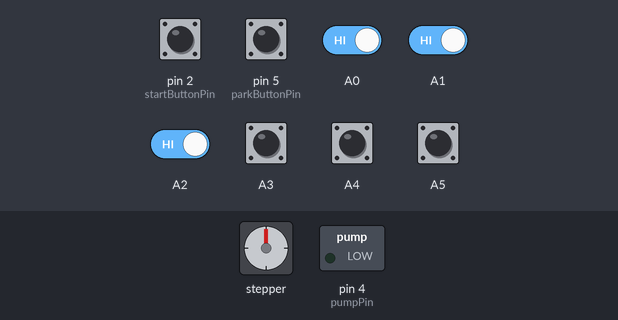
The sketch below on a simulated Arduino Nano, built with avr-gcc and run on an emulated ATmega328P. Shown: stepper motor, switched loads named in the sketch (green lamp = pin HIGH). Inputs (shaded band) come from the test bench; at power-on: A0–5, pin 2 (startButtonPin), pin 5 (parkButtonPin) HIGH. Sleep ends after the set time or at an interrupt; stepper angles assume 2048 steps per turn; pins used as bus, display or sensor lines are not drawn.

Above: at 1.2 s.
1.3 s: pin 2 (startButtonPin) pulled LOW for 3.2 s
At 4.7 s:
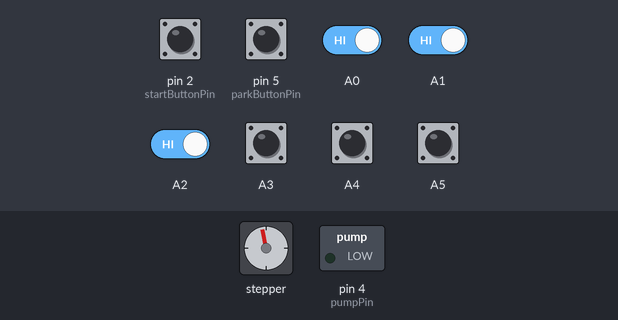
6.0 s: pin 5 (parkButtonPin) pulled LOW for 0.15 s
9.0 s: pin 2 (startButtonPin) driven LOW and pin 5 (parkButtonPin) driven LOW and A0 driven LOW and A1 driven LOW and A2 driven LOW
At 9.6 s:
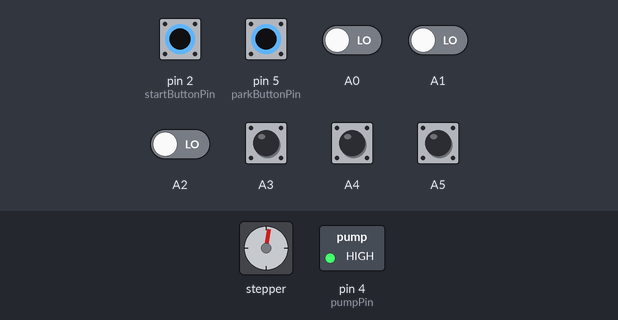
At 11.8 s:
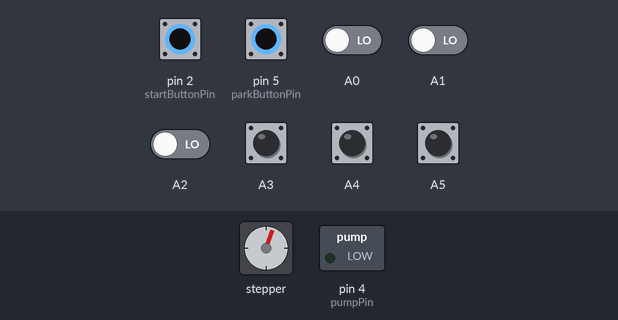
12.0 s: A2 driven HIGH
Timing chart, 0 to 16.0 s (numbered marks = the images above; inputs shaded):
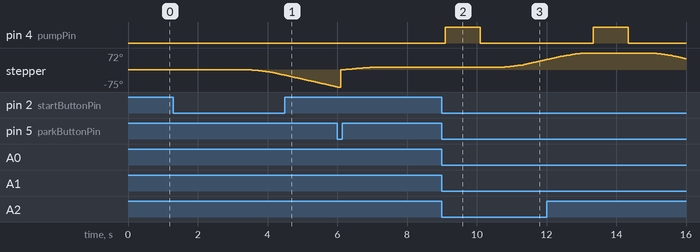

Measured:
- after the input at 1.3 s, stepper: keeps turning counter-clockwise at about 29°/s, starting after 2.1 s
- after the input at 9.0 s, pin 4 (pumpPin): LOW → HIGH after 0.10 s, → LOW 1.0 s later; stepper: keeps turning clockwise at about 25°/s, starting after 1.7 s

The sketch:

RazlivatorX6.ino
```cpp
#include <AccelStepper.h>
#include <avr/sleep.h>

const int minDose = 10;
const int maxDose = 40;
const int cupCount = 6;
const int servoPerMlTime = 40;

const int stepperFullRotateSteps = 4076 / 2;
const int stepperAcceleration = 200;
const int stepperMaxSpeed = 200;
const int startAngle = 10;
const int cupPositions[] = {
  60,
  415,
  790,
  1120,
  1460,
  1810
  };
/*                                +-----+
                     +------------| USB |------------+
                     |            +-----+            |
                B5   | [ ]D13/SCK        MISO/D12[ ] |   B4
                     | [ ]3.3V           MOSI/D11[ ]~|   B3
                     | [ ]V.ref     ___    SS/D10[ ]~|   B2
          CUP_0 C0   | [ ]A0       / N \       D9[ ]~|   B1   stepper
          CUP_1 C1   | [ ]A1      /  A  \      D8[ ] |   B0   stepper
          CUP_2 C2   | [ ]A2      \  N  /      D7[ ] |   D7   stepper
          CUP_3 C3   | [ ]A3       \_0_/       D6[ ]~|   D6   stepper
          CUP_4 C4   | [ ]A4/SDA               D5[ ]~|   D5   parkButtonPin
          CUP_5 C5   | [ ]A5/SCL               D4[ ] |   D4   pumpPin
           dosePin   | [ ]A6              INT1/D3[ ]~|   D3   doseVccPin
                     | [ ]A7              INT0/D2[ ] |   D2   startButtonPin
                     | [ ]5V                  GND[ ] |
                C6   | [ ]RST                 RST[ ] |   C6
                     | [ ]GND   5V MOSI GND   TX1[ ] |   D0
                     | [ ]Vin   [ ] [ ] [ ]   RX1[ ] |   D1
                     |          [ ] [ ] [ ]          |
                     |          MISO SCK RST         |
                     | NANO-V3                       |
                     +-------------------------------+
*/

class Cup {
  const int _pin;
  public:
    Cup(int pin): _pin(pin) {
    }

    void setup() const {
      pinMode(_pin, INPUT_PULLUP);
    }

    bool pressed() const {
      return !digitalRead(_pin);
    }
};

const Cup cups[] = {
  Cup(A0),
  Cup(A1),
  Cup(A2),
  Cup(A3),
  Cup(A4),
  Cup(A5)
};

const int dosePin = A6;
const int doseVccPin = 3;
const int startButtonPin = 2;
const int pumpPin = 4;
const int parkButtonPin = 5;
AccelStepper stepper(AccelStepper::FULL4WIRE, 6, 8, 7, 9);

void wakeUpNow() {
}

void setup() {
  Serial.begin(9600);
  for(int cupButton = 0; cupButton < cupCount; cupButton++) {
    cups[cupButton].setup();
  }
  pinMode(startButtonPin, INPUT_PULLUP);
  pinMode(doseVccPin, OUTPUT);
  pinMode(pumpPin, OUTPUT);

  pinMode(parkButtonPin, INPUT_PULLUP);
  stepper.setMaxSpeed(stepperMaxSpeed);
  stepper.setAcceleration(stepperAcceleration);
}

void rotateArm(int cup) {
  stepper.enableOutputs();
  stepper.moveTo(cupPositions[cup]);
  while(stepper.isRunning()) {
    stepper.run();
  }
  stepper.disableOutputs();
}

bool parkButtonPressed() {
  return !digitalRead(parkButtonPin);
}

bool startButtonPressed() {
  return !digitalRead(startButtonPin);
}

bool park() {
  stepper.enableOutputs();
  if(parkButtonPressed()) {
    return true;
  }
  stepper.setMaxSpeed(stepperMaxSpeed);
  stepper.setAcceleration(stepperAcceleration);
  stepper.moveTo(-stepperFullRotateSteps);
  while(!parkButtonPressed() && stepper.isRunning() ) {
    stepper.run();
  }
  delay(100);
  if (!parkButtonPressed()) {
    return false;
  }
  stepper.setCurrentPosition(0);
  stepper.disableOutputs();
  return true;
}

int getDose() {
  digitalWrite(doseVccPin, HIGH);
  int adc = analogRead(dosePin);
  digitalWrite(doseVccPin, LOW);
  return minDose + ((maxDose - minDose) * adc) / 1023;
}

void pump(int dose) {
  digitalWrite(pumpPin, HIGH);
  delay(servoPerMlTime * dose);
  digitalWrite(pumpPin, LOW);
}

void sleepNow()
{
  set_sleep_mode(SLEEP_MODE_PWR_DOWN);
  sleep_enable();
  attachInterrupt(digitalPinToInterrupt(startButtonPin), wakeUpNow, FALLING);
  sleep_mode();
  sleep_disable();
  detachInterrupt(digitalPinToInterrupt(startButtonPin));
}

//#define CALLIBRATION

bool anyCupPressed() {
  for(int cupButton = 0; cupButton < cupCount; cupButton++) {
      if(cups[cupButton].pressed()) {
        return true;
      }
  }
  return false;
}

void loop() {
  #ifdef CALLIBRATION
  park();
  int num = Serial.parseInt();
  stepper.moveTo(num);
  while(stepper.isRunning()) {
    stepper.run();
  }
  delay(1000);
  #else
  sleepNow();
  delay(100);
  if (!startButtonPressed()) {
    return;
  }
  if(anyCupPressed()) {
    park();
    int dose = getDose();
    for(int cupButton = 0; cupButton < cupCount; cupButton++) {
      if (cups[cupButton].pressed()) {
        rotateArm(cupButton);
        pump(dose);
        delay(500);
      }
    }
    rotateArm(0);
  } else {
    if(startButtonPressed()) {
      delay(2000);
      if (!startButtonPressed()) {
        return;
      }
      park();
      rotateArm(0);
      digitalWrite(pumpPin, HIGH);
      while(startButtonPressed()) {
      }
      digitalWrite(pumpPin, LOW);
    }
  }
  #endif
}
```
